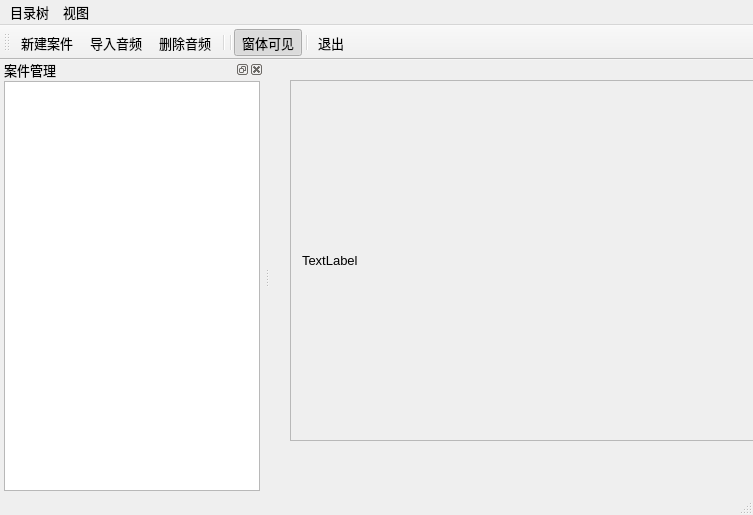
<?xml version="1.0" encoding="UTF-8"?>
<ui version="4.0">
 <class>MainWindow</class>
 <widget class="QMainWindow" name="MainWindow">
  <property name="geometry">
   <rect>
    <x>0</x>
    <y>0</y>
    <width>753</width>
    <height>515</height>
   </rect>
  </property>
  <property name="font">
   <font>
    <pointsize>10</pointsize>
   </font>
  </property>
  <property name="windowTitle">
   <string>Demo3_9  QTreeWidget，QDockWidget</string>
  </property>
  <widget class="QWidget" name="centralWidget">
   <widget class="QScrollArea" name="scrollArea">
    <property name="geometry">
     <rect>
      <x>20</x>
      <y>20</y>
      <width>541</width>
      <height>361</height>
     </rect>
    </property>
    <property name="minimumSize">
     <size>
      <width>200</width>
      <height>0</height>
     </size>
    </property>
    <property name="sizeAdjustPolicy">
     <enum>QAbstractScrollArea::AdjustIgnored</enum>
    </property>
    <property name="widgetResizable">
     <bool>true</bool>
    </property>
    <property name="alignment">
     <set>Qt::AlignCenter</set>
    </property>
    <widget class="QWidget" name="scrollAreaWidgetContents">
     <property name="geometry">
      <rect>
       <x>0</x>
       <y>0</y>
       <width>539</width>
       <height>359</height>
      </rect>
     </property>
     <layout class="QVBoxLayout" name="verticalLayout_2">
      <item>
       <widget class="QLabel" name="label">
        <property name="text">
         <string>TextLabel</string>
        </property>
       </widget>
      </item>
     </layout>
    </widget>
   </widget>
  </widget>
  <widget class="QMenuBar" name="menuBar">
   <property name="geometry">
    <rect>
     <x>0</x>
     <y>0</y>
     <width>753</width>
     <height>23</height>
    </rect>
   </property>
   <widget class="QMenu" name="menuPic">
    <property name="title">
     <string>目录树</string>
    </property>
    <addaction name="AddCase"/>
    <addaction name="AddFiles"/>
    <addaction name="DeleteItem"/>
    <addaction name="separator"/>
    <addaction name="actClose"/>
   </widget>
   <widget class="QMenu" name="menuView">
    <property name="title">
     <string>视图</string>
    </property>
   </widget>
   <addaction name="menuPic"/>
   <addaction name="menuView"/>
  </widget>
  <widget class="QToolBar" name="mainToolBar">
   <property name="toolButtonStyle">
    <enum>Qt::ToolButtonTextUnderIcon</enum>
   </property>
   <attribute name="toolBarArea">
    <enum>TopToolBarArea</enum>
   </attribute>
   <attribute name="toolBarBreak">
    <bool>false</bool>
   </attribute>
   <addaction name="AddCase"/>
   <addaction name="AddFiles"/>
   <addaction name="DeleteItem"/>
   <addaction name="separator"/>
   <addaction name="separator"/>
   <addaction name="actDockVisible"/>
   <addaction name="separator"/>
   <addaction name="actClose"/>
  </widget>
  <widget class="QStatusBar" name="statusBar"/>
  <widget class="QDockWidget" name="dockWidget">
   <property name="features">
    <set>QDockWidget::AllDockWidgetFeatures</set>
   </property>
   <property name="allowedAreas">
    <set>Qt::LeftDockWidgetArea|Qt::RightDockWidgetArea</set>
   </property>
   <property name="windowTitle">
    <string>案件管理</string>
   </property>
   <attribute name="dockWidgetArea">
    <number>1</number>
   </attribute>
   <widget class="QWidget" name="dockWidgetContents">
    <layout class="QVBoxLayout" name="verticalLayout">
     <property name="leftMargin">
      <number>4</number>
     </property>
     <property name="topMargin">
      <number>2</number>
     </property>
     <property name="rightMargin">
      <number>4</number>
     </property>
     <property name="bottomMargin">
      <number>2</number>
     </property>
     <item>
      <widget class="QTreeWidget" name="tree">
       <property name="columnCount">
        <number>0</number>
       </property>
       <attribute name="headerDefaultSectionSize">
        <number>150</number>
       </attribute>
      </widget>
     </item>
    </layout>
   </widget>
  </widget>
  <action name="AddCase">
   <property name="icon">
    <iconset>
     <normaloff>:/images/icons/open3.bmp</normaloff>:/images/icons/open3.bmp</iconset>
   </property>
   <property name="text">
    <string>新建案件...</string>
   </property>
   <property name="iconText">
    <string>新建案件</string>
   </property>
   <property name="toolTip">
    <string>新建案件</string>
   </property>
   <property name="shortcut">
    <string>Ctrl+F</string>
   </property>
  </action>
  <action name="AddFiles">
   <property name="icon">
    <iconset>
     <normaloff>:/images/icons/824.bmp</normaloff>:/images/icons/824.bmp</iconset>
   </property>
   <property name="text">
    <string>导入音频...</string>
   </property>
   <property name="iconText">
    <string>导入音频</string>
   </property>
   <property name="toolTip">
    <string>导入音频</string>
   </property>
   <property name="shortcut">
    <string>Ctrl+N</string>
   </property>
  </action>
  <action name="DeleteItem">
   <property name="enabled">
    <bool>true</bool>
   </property>
   <property name="icon">
    <iconset>
     <normaloff>:/images/icons/delete1.bmp</normaloff>:/images/icons/delete1.bmp</iconset>
   </property>
   <property name="text">
    <string>删除音频</string>
   </property>
   <property name="toolTip">
    <string>删除音频</string>
   </property>
  </action>
  <action name="actClose">
   <property name="icon">
    <iconset>
     <normaloff>:/images/icons/exit.bmp</normaloff>:/images/icons/exit.bmp</iconset>
   </property>
   <property name="text">
    <string>退出</string>
   </property>
   <property name="toolTip">
    <string>退出本系统</string>
   </property>
  </action>
  <action name="actDockVisible">
   <property name="checkable">
    <bool>true</bool>
   </property>
   <property name="checked">
    <bool>true</bool>
   </property>
   <property name="icon">
    <iconset>
     <normaloff>:/images/icons/414.bmp</normaloff>:/images/icons/414.bmp</iconset>
   </property>
   <property name="text">
    <string>窗体可见</string>
   </property>
   <property name="toolTip">
    <string>窗体可见</string>
   </property>
  </action>
 </widget>
 <layoutdefault spacing="6" margin="11"/>
 <resources/>
 <connections>
  <connection>
   <sender>actClose</sender>
   <signal>triggered()</signal>
   <receiver>MainWindow</receiver>
   <slot>close()</slot>
   <hints>
    <hint type="sourcelabel">
     <x>-1</x>
     <y>-1</y>
    </hint>
    <hint type="destinationlabel">
     <x>522</x>
     <y>286</y>
    </hint>
   </hints>
  </connection>
  <connection>
   <sender>actDockVisible</sender>
   <signal>toggled(bool)</signal>
   <receiver>dockWidget</receiver>
   <slot>setVisible(bool)</slot>
   <hints>
    <hint type="sourcelabel">
     <x>-1</x>
     <y>-1</y>
    </hint>
    <hint type="destinationlabel">
     <x>179</x>
     <y>283</y>
    </hint>
   </hints>
  </connection>
 </connections>
</ui>
